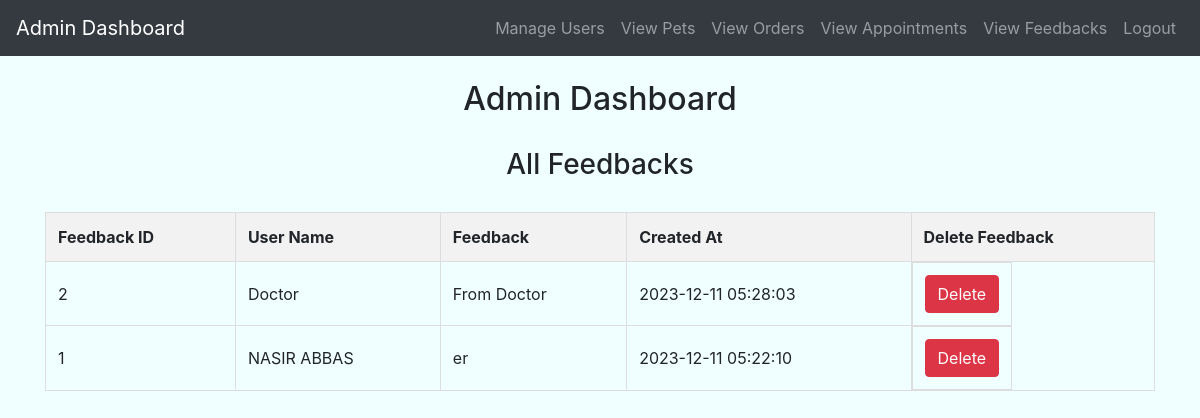
The page /admin/admin_feedbacks.php (signed in) on the database its author committed.
### tables this page shows
CREATE TABLE `feedback` (
  `feedback_id` int(11) NOT NULL,
  `user_id` int(11) DEFAULT NULL,
  `feedback` text DEFAULT NULL,
  `created_at` timestamp NOT NULL DEFAULT current_timestamp()
);

CREATE TABLE `users` (
  `id` int(11) NOT NULL,
  `name` varchar(255) NOT NULL,
  `email` varchar(255) NOT NULL,
  `password` varchar(255) NOT NULL,
  `user_type` enum('Doctor','Seller','Buyer') NOT NULL,
  `status` varchar(20) NOT NULL,
  `phone_number` varchar(15) DEFAULT NULL,
  `address` varchar(255) DEFAULT NULL,
  `age` int(11) DEFAULT NULL
);

### admin/admin_feedbacks.php (the view, shortened to what this page needs)
<?php
include('config.php');
$query = "SELECT Feedback.*, Users.name AS user_name
          FROM Feedback
          JOIN Users ON Feedback.user_id = Users.id
          ORDER BY Feedback.created_at DESC";
$result = $conn->query($query);
?>
<!DOCTYPE html>
<html>
<head>
    <link rel="stylesheet" href="https://maxcdn.bootstrapcdn.com/bootstrap/4.5.2/css/bootstrap.min.css">
</head>
<body>
    <?php include('admin_navbar.php'); ?>
    <div class="container">
        <h2 class="mt-4">Admin Dashboard</h2>
        <h3 class="mt-4">All Feedbacks</h3>
        <?php
        if ($result->num_rows > 0) {
            echo '<table>';
            echo '<tr>';
            echo '<th>Feedback ID</th>';
            echo '<th>User Name</th>';
            echo '<th>Feedback</th>';
            echo '<th>Created At</th>';
            echo '<th>Delete Feedback</th>';
            echo '</tr>';
            while ($row = $result->fetch_assoc()) {
                echo '<tr>';
                echo '<td>' . $row['feedback_id'] . '</td>';
                echo '<td>' . $row['user_name'] . '</td>';
                echo '<td>' . $row['feedback'] . '</td>';
                echo '<td>' . $row['created_at'] . '</td>';
                echo '<td class="delete-form">';
                echo '<form method="POST" action="">';
                echo '<button type="submit" class="btn btn-danger">Delete</button>';
                echo '</form>';
                echo '</td>';
                echo '</tr>';
            }
            echo '</table>';
        } else {
            echo '<p>No feedbacks found.</p>';
        }
        ?>
    </div>
</body>
</html>

### admin/admin_feedbacks.php (style rules this page uses)
body { background-color: azure; }
h2, h3 { text-align: center; margin: 30px; }
table { width: 100%; margin-top: 20px; }
table, th, td { border: 1px solid #ddd; border-collapse: collapse; }
th, td { padding: 12px; text-align: left; }
th { background-color: #f2f2f2; }
.delete-form { display: inline-block; }

### rows shown on the page
feedback: feedback_id "2", user.name "Doctor", feedback "From Doctor", created_at "2023-12-11 05:28:03"
feedback: feedback_id "1", user.name "NASIR ABBAS", feedback "er", created_at "2023-12-11 05:22:10"
